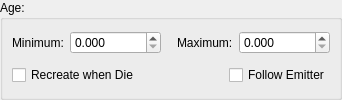
              <widget class="QGroupBox" name="groupBox_6">
               <property name="title">
                <string>Age:</string>
               </property>
               <layout class="QGridLayout" name="gridLayout_5">
                <property name="leftMargin">
                 <number>9</number>
                </property>
                <property name="topMargin">
                 <number>9</number>
                </property>
                <property name="rightMargin">
                 <number>9</number>
                </property>
                <property name="bottomMargin">
                 <number>9</number>
                </property>
                <item row="2" column="1">
                 <widget class="QWidget" name="widget_3" native="true">
                  <layout class="QHBoxLayout" name="horizontalLayout_3">
                   <property name="leftMargin">
                    <number>0</number>
                   </property>
                   <property name="topMargin">
                    <number>0</number>
                   </property>
                   <property name="rightMargin">
                    <number>0</number>
                   </property>
                   <property name="bottomMargin">
                    <number>0</number>
                   </property>
                   <item>
                    <widget class="QLabel" name="label_32">
                     <property name="text">
                      <string>Minimum:</string>
                     </property>
                    </widget>
                   </item>
                   <item>
                    <widget class="QDoubleSpinBox" name="txtMinAge">
                     <property name="sizePolicy">
                      <sizepolicy hsizetype="Expanding" vsizetype="Fixed">
                       <horstretch>0</horstretch>
                       <verstretch>0</verstretch>
                      </sizepolicy>
                     </property>
                     <property name="minimumSize">
                      <size>
                       <width>64</width>
                       <height>0</height>
                      </size>
                     </property>
                     <property name="decimals">
                      <number>3</number>
                     </property>
                     <property name="maximum">
                      <double>99999999.998999997973442</double>
                     </property>
                     <property name="singleStep">
                      <double>0.100000000000000</double>
                     </property>
                    </widget>
                   </item>
                   <item>
                    <spacer name="horizontalSpacer_14">
                     <property name="orientation">
                      <enum>Qt::Horizontal</enum>
                     </property>
                     <property name="sizeType">
                      <enum>QSizePolicy::Minimum</enum>
                     </property>
                     <property name="sizeHint" stdset="0">
                      <size>
                       <width>10</width>
                       <height>0</height>
                      </size>
                     </property>
                    </spacer>
                   </item>
                   <item>
                    <widget class="QLabel" name="label_33">
                     <property name="text">
                      <string>Maximum:</string>
                     </property>
                    </widget>
                   </item>
                   <item>
                    <widget class="QDoubleSpinBox" name="txtMaxAge">
                     <property name="sizePolicy">
                      <sizepolicy hsizetype="Expanding" vsizetype="Fixed">
                       <horstretch>0</horstretch>
                       <verstretch>0</verstretch>
                      </sizepolicy>
                     </property>
                     <property name="minimumSize">
                      <size>
                       <width>64</width>
                       <height>0</height>
                      </size>
                     </property>
                     <property name="decimals">
                      <number>3</number>
                     </property>
                     <property name="maximum">
                      <double>99999999.998999997973442</double>
                     </property>
                     <property name="singleStep">
                      <double>0.100000000000000</double>
                     </property>
                    </widget>
                   </item>
                  </layout>
                 </widget>
                </item>
                <item row="3" column="1">
                 <widget class="QWidget" name="widget_4" native="true">
                  <layout class="QHBoxLayout" name="horizontalLayout_4">
                   <property name="leftMargin">
                    <number>0</number>
                   </property>
                   <property name="topMargin">
                    <number>0</number>
                   </property>
                   <property name="rightMargin">
                    <number>0</number>
                   </property>
                   <property name="bottomMargin">
                    <number>0</number>
                   </property>
                   <item>
                    <widget class="QCheckBox" name="chkRecreateWhenDie">
                     <property name="text">
                      <string>Recreate when Die</string>
                     </property>
                    </widget>
                   </item>
                   <item>
                    <spacer name="horizontalSpacer">
                     <property name="orientation">
                      <enum>Qt::Horizontal</enum>
                     </property>
                     <property name="sizeHint" stdset="0">
                      <size>
                       <width>40</width>
                       <height>20</height>
                      </size>
                     </property>
                    </spacer>
                   </item>
                   <item>
                    <widget class="QCheckBox" name="chkFollowEmitter">
                     <property name="text">
                      <string>Follow Emitter</string>
                     </property>
                    </widget>
                   </item>
                  </layout>
                 </widget>
                </item>
               </layout>
              </widget>
